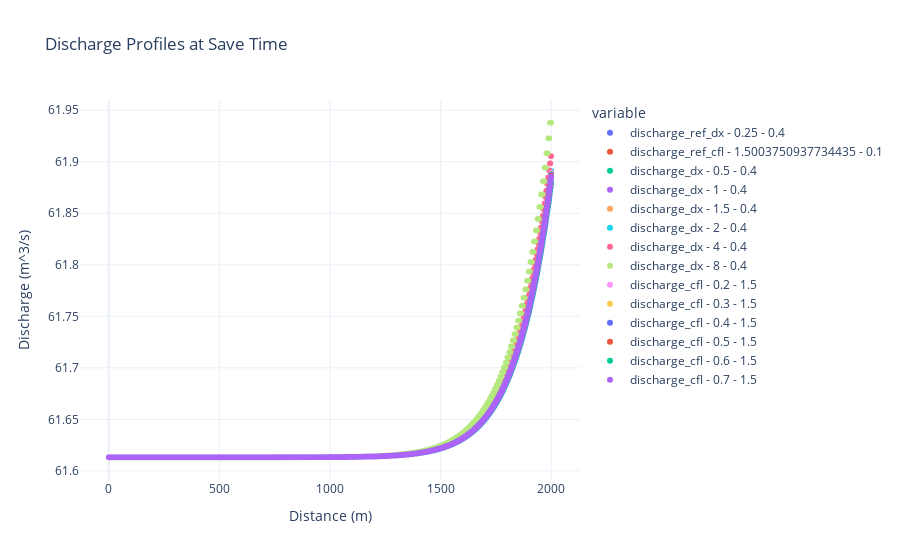
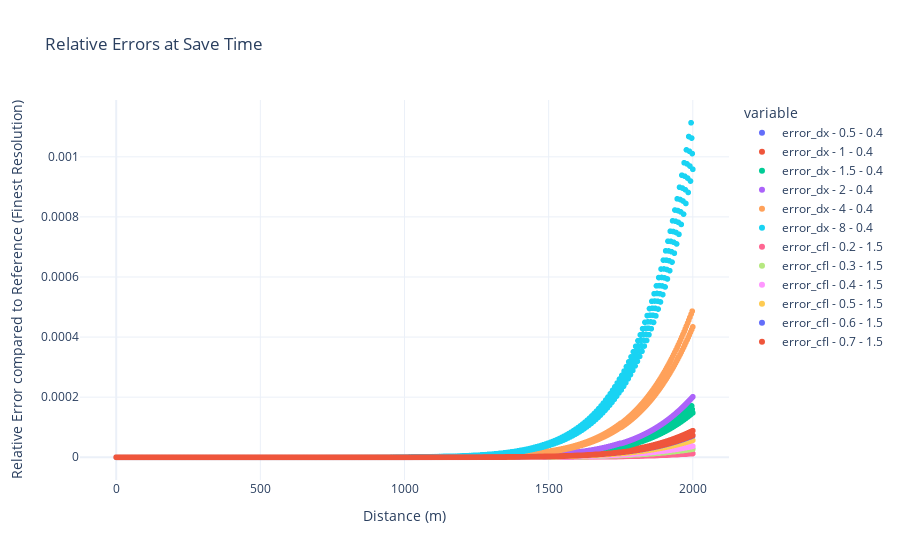

Write notebook code for charts like these, in order.
### Code cell
# Convergence
solver_params_tc1.t_end = 3600 * 2
river_params_tc1.length = 2000
solver_params_tc1.output_interval = solver_params_tc1.t_end
convergence_tc1: pd.DataFrame = convergence_test(river_params_tc1, 
                                                 solver_params_tc1, 
                                                 [0.25, 0.5, 1, 1.5, 2,4, 8], 
                                                 [0.1, 0.2, 0.3, 0.4, 0.5, 0.6, 0.7], 
                                                 solver_params_tc1.t_end / 2,
                                                 show_plots=True)

### Figure 1 — Plotly figure (JSON) as saved in the notebook; plotly's stock layout.template omitted (floating-point values rounded to 4 significant figures; data arrays with more than 128 entries replaced by an {"elided": "..."} marker saying what was removed)
{"data": [{"hovertemplate": "variable=discharge_ref_dx - 0.25 - 0.4<br>Distance (m)=%{x}<br>Discharge (m^3/s)=%{y}<extra></extra>", "legendgroup": "discharge_ref_dx - 0.25 - 0.4", "marker": {"color": "#636efa", "symbol": "circle"}, "mode": "markers", "name": "discharge_ref_dx - 0.25 - 0.4", "showlegend": true, "type": "scattergl", "x": {"elided": "1000 float values"}, "xaxis": "x", "y": {"elided": "1000 float values"}, "yaxis": "y"}, {"hovertemplate": "variable=discharge_ref_cfl - 1.5003750937734435 - 0.1<br>Distance (m)=%{x}<br>Discharge (m^3/s)=%{y}<extra></extra>", "legendgroup": "discharge_ref_cfl - 1.5003750937734435 - 0.1", "marker": {"color": "#EF553B", "symbol": "circle"}, "mode": "markers", "name": "discharge_ref_cfl - 1.5003750937734435 - 0.1", "showlegend": true, "type": "scattergl", "x": {"elided": "1000 float values"}, "xaxis": "x", "y": {"elided": "1000 float values"}, "yaxis": "y"}, {"hovertemplate": "variable=discharge_dx - 0.5 - 0.4<br>Distance (m)=%{x}<br>Discharge (m^3/s)=%{y}<extra></extra>", "legendgroup": "discharge_dx - 0.5 - 0.4", "marker": {"color": "#00cc96", "symbol": "circle"}, "mode": "markers", "name": "discharge_dx - 0.5 - 0.4", "showlegend": true, "type": "scattergl", "x": {"elided": "1000 float values"}, "xaxis": "x", "y": {"elided": "1000 float values"}, "yaxis": "y"}, {"hovertemplate": "variable=discharge_dx - 1 - 0.4<br>Distance (m)=%{x}<br>Discharge (m^3/s)=%{y}<extra></extra>", "legendgroup": "discharge_dx - 1 - 0.4", "marker": {"color": "#ab63fa", "symbol": "circle"}, "mode": "markers", "name": "discharge_dx - 1 - 0.4", "showlegend": true, "type": "scattergl", "x": {"elided": "1000 float values"}, "xaxis": "x", "y": {"elided": "1000 float values"}, "yaxis": "y"}, {"hovertemplate": "variable=discharge_dx - 1.5 - 0.4<br>Distance (m)=%{x}<br>Discharge (m^3/s)=%{y}<extra></extra>", "legendgroup": "discharge_dx - 1.5 - 0.4", "marker": {"color": "#FFA15A", "symbol": "circle"}, "mode": "markers", "name": "discharge_dx - 1.5 - 0.4", "showlegend": true, "type": "scattergl", "x": {"elided": "1000 float values"}, "xaxis": "x", "y": {"elided": "1000 float values"}, "yaxis": "y"}, {"hovertemplate": "variable=discharge_dx - 2 - 0.4<br>Distance (m)=%{x}<br>Discharge (m^3/s)=%{y}<extra></extra>", "legendgroup": "discharge_dx - 2 - 0.4", "marker": {"color": "#19d3f3", "symbol": "circle"}, "mode": "markers", "name": "discharge_dx - 2 - 0.4", "showlegend": true, "type": "scattergl", "x": {"elided": "1000 float values"}, "xaxis": "x", "y": {"elided": "1000 float values"}, "yaxis": "y"}, {"hovertemplate": "variable=discharge_dx - 4 - 0.4<br>Distance (m)=%{x}<br>Discharge (m^3/s)=%{y}<extra></extra>", "legendgroup": "discharge_dx - 4 - 0.4", "marker": {"color": "#FF6692", "symbol": "circle"}, "mode": "markers", "name": "discharge_dx - 4 - 0.4", "showlegend": true, "type": "scattergl", "x": {"elided": "1000 float values"}, "xaxis": "x", "y": {"elided": "1000 float values"}, "yaxis": "y"}, {"hovertemplate": "variable=discharge_dx - 8 - 0.4<br>Distance (m)=%{x}<br>Discharge (m^3/s)=%{y}<extra></extra>", "legendgroup": "discharge_dx - 8 - 0.4", "marker": {"color": "#B6E880", "symbol": "circle"}, "mode": "markers", "name": "discharge_dx - 8 - 0.4", "showlegend": true, "type": "scattergl", "x": {"elided": "1000 float values"}, "xaxis": "x", "y": {"elided": "1000 float values"}, "yaxis": "y"}, {"hovertemplate": "variable=discharge_cfl - 0.2 - 1.5<br>Distance (m)=%{x}<br>Discharge (m^3/s)=%{y}<extra></extra>", "legendgroup": "discharge_cfl - 0.2 - 1.5", "marker": {"color": "#FF97FF", "symbol": "circle"}, "mode": "markers", "name": "discharge_cfl - 0.2 - 1.5", "showlegend": true, "type": "scattergl", "x": {"elided": "1000 float values"}, "xaxis": "x", "y": {"elided": "1000 float values"}, "yaxis": "y"}, {"hovertemplate": "variable=discharge_cfl - 0.3 - 1.5<br>Distance (m)=%{x}<br>Discharge (m^3/s)=%{y}<extra></extra>", "legendgroup": "discharge_cfl - 0.3 - 1.5", "marker": {"color": "#FECB52", "symbol": "circle"}, "mode": "markers", "name": "discharge_cfl - 0.3 - 1.5", "showlegend": true, "type": "scattergl", "x": {"elided": "1000 float values"}, "xaxis": "x", "y": {"elided": "1000 float values"}, "yaxis": "y"}, {"hovertemplate": "variable=discharge_cfl - 0.4 - 1.5<br>Distance (m)=%{x}<br>Discharge (m^3/s)=%{y}<extra></extra>", "legendgroup": "discharge_cfl - 0.4 - 1.5", "marker": {"color": "#636efa", "symbol": "circle"}, "mode": "markers", "name": "discharge_cfl - 0.4 - 1.5", "showlegend": true, "type": "scattergl", "x": {"elided": "1000 float values"}, "xaxis": "x", "y": {"elided": "1000 float values"}, "yaxis": "y"}, {"hovertemplate": "variable=discharge_cfl - 0.5 - 1.5<br>Distance (m)=%{x}<br>Discharge (m^3/s)=%{y}<extra></extra>", "legendgroup": "discharge_cfl - 0.5 - 1.5", "marker": {"color": "#EF553B", "symbol": "circle"}, "mode": "markers", "name": "discharge_cfl - 0.5 - 1.5", "showlegend": true, "type": "scattergl", "x": {"elided": "1000 float values"}, "xaxis": "x", "y": {"elided": "1000 float values"}, "yaxis": "y"}, {"hovertemplate": "variable=discharge_cfl - 0.6 - 1.5<br>Distance (m)=%{x}<br>Discharge (m^3/s)=%{y}<extra></extra>", "legendgroup": "discharge_cfl - 0.6 - 1.5", "marker": {"color": "#00cc96", "symbol": "circle"}, "mode": "markers", "name": "discharge_cfl - 0.6 - 1.5", "showlegend": true, "type": "scattergl", "x": {"elided": "1000 float values"}, "xaxis": "x", "y": {"elided": "1000 float values"}, "yaxis": "y"}, {"hovertemplate": "variable=discharge_cfl - 0.7 - 1.5<br>Distance (m)=%{x}<br>Discharge (m^3/s)=%{y}<extra></extra>", "legendgroup": "discharge_cfl - 0.7 - 1.5", "marker": {"color": "#ab63fa", "symbol": "circle"}, "mode": "markers", "name": "discharge_cfl - 0.7 - 1.5", "showlegend": true, "type": "scattergl", "x": {"elided": "1000 float values"}, "xaxis": "x", "y": {"elided": "1000 float values"}, "yaxis": "y"}], "layout": {"legend": {"title": {"text": "variable"}, "tracegroupgap": 0}, "title": {"text": "Discharge Profiles at Save Time"}, "xaxis": {"anchor": "y", "domain": [0, 1], "title": {"text": "Distance (m)"}}, "yaxis": {"anchor": "x", "domain": [0, 1], "title": {"text": "Discharge (m^3/s)"}}}}

### Figure 2 — Plotly figure (JSON) as saved in the notebook; plotly's stock layout.template omitted (floating-point values rounded to 4 significant figures; data arrays with more than 128 entries replaced by an {"elided": "..."} marker saying what was removed)
{"data": [{"hovertemplate": "variable=error_dx - 0.5 - 0.4<br>Distance (m)=%{x}<br>Relative Error compared to Reference (Finest Resolution)=%{y}<extra></extra>", "legendgroup": "error_dx - 0.5 - 0.4", "marker": {"color": "#636efa", "symbol": "circle"}, "mode": "markers", "name": "error_dx - 0.5 - 0.4", "showlegend": true, "type": "scattergl", "x": {"elided": "1000 float values"}, "xaxis": "x", "y": {"elided": "1000 float values"}, "yaxis": "y"}, {"hovertemplate": "variable=error_dx - 1 - 0.4<br>Distance (m)=%{x}<br>Relative Error compared to Reference (Finest Resolution)=%{y}<extra></extra>", "legendgroup": "error_dx - 1 - 0.4", "marker": {"color": "#EF553B", "symbol": "circle"}, "mode": "markers", "name": "error_dx - 1 - 0.4", "showlegend": true, "type": "scattergl", "x": {"elided": "1000 float values"}, "xaxis": "x", "y": {"elided": "1000 float values"}, "yaxis": "y"}, {"hovertemplate": "variable=error_dx - 1.5 - 0.4<br>Distance (m)=%{x}<br>Relative Error compared to Reference (Finest Resolution)=%{y}<extra></extra>", "legendgroup": "error_dx - 1.5 - 0.4", "marker": {"color": "#00cc96", "symbol": "circle"}, "mode": "markers", "name": "error_dx - 1.5 - 0.4", "showlegend": true, "type": "scattergl", "x": {"elided": "1000 float values"}, "xaxis": "x", "y": {"elided": "1000 float values"}, "yaxis": "y"}, {"hovertemplate": "variable=error_dx - 2 - 0.4<br>Distance (m)=%{x}<br>Relative Error compared to Reference (Finest Resolution)=%{y}<extra></extra>", "legendgroup": "error_dx - 2 - 0.4", "marker": {"color": "#ab63fa", "symbol": "circle"}, "mode": "markers", "name": "error_dx - 2 - 0.4", "showlegend": true, "type": "scattergl", "x": {"elided": "1000 float values"}, "xaxis": "x", "y": {"elided": "1000 float values"}, "yaxis": "y"}, {"hovertemplate": "variable=error_dx - 4 - 0.4<br>Distance (m)=%{x}<br>Relative Error compared to Reference (Finest Resolution)=%{y}<extra></extra>", "legendgroup": "error_dx - 4 - 0.4", "marker": {"color": "#FFA15A", "symbol": "circle"}, "mode": "markers", "name": "error_dx - 4 - 0.4", "showlegend": true, "type": "scattergl", "x": {"elided": "1000 float values"}, "xaxis": "x", "y": {"elided": "1000 float values"}, "yaxis": "y"}, {"hovertemplate": "variable=error_dx - 8 - 0.4<br>Distance (m)=%{x}<br>Relative Error compared to Reference (Finest Resolution)=%{y}<extra></extra>", "legendgroup": "error_dx - 8 - 0.4", "marker": {"color": "#19d3f3", "symbol": "circle"}, "mode": "markers", "name": "error_dx - 8 - 0.4", "showlegend": true, "type": "scattergl", "x": {"elided": "1000 float values"}, "xaxis": "x", "y": {"elided": "1000 float values"}, "yaxis": "y"}, {"hovertemplate": "variable=error_cfl - 0.2 - 1.5<br>Distance (m)=%{x}<br>Relative Error compared to Reference (Finest Resolution)=%{y}<extra></extra>", "legendgroup": "error_cfl - 0.2 - 1.5", "marker": {"color": "#FF6692", "symbol": "circle"}, "mode": "markers", "name": "error_cfl - 0.2 - 1.5", "showlegend": true, "type": "scattergl", "x": {"elided": "1000 float values"}, "xaxis": "x", "y": {"elided": "1000 float values"}, "yaxis": "y"}, {"hovertemplate": "variable=error_cfl - 0.3 - 1.5<br>Distance (m)=%{x}<br>Relative Error compared to Reference (Finest Resolution)=%{y}<extra></extra>", "legendgroup": "error_cfl - 0.3 - 1.5", "marker": {"color": "#B6E880", "symbol": "circle"}, "mode": "markers", "name": "error_cfl - 0.3 - 1.5", "showlegend": true, "type": "scattergl", "x": {"elided": "1000 float values"}, "xaxis": "x", "y": {"elided": "1000 float values"}, "yaxis": "y"}, {"hovertemplate": "variable=error_cfl - 0.4 - 1.5<br>Distance (m)=%{x}<br>Relative Error compared to Reference (Finest Resolution)=%{y}<extra></extra>", "legendgroup": "error_cfl - 0.4 - 1.5", "marker": {"color": "#FF97FF", "symbol": "circle"}, "mode": "markers", "name": "error_cfl - 0.4 - 1.5", "showlegend": true, "type": "scattergl", "x": {"elided": "1000 float values"}, "xaxis": "x", "y": {"elided": "1000 float values"}, "yaxis": "y"}, {"hovertemplate": "variable=error_cfl - 0.5 - 1.5<br>Distance (m)=%{x}<br>Relative Error compared to Reference (Finest Resolution)=%{y}<extra></extra>", "legendgroup": "error_cfl - 0.5 - 1.5", "marker": {"color": "#FECB52", "symbol": "circle"}, "mode": "markers", "name": "error_cfl - 0.5 - 1.5", "showlegend": true, "type": "scattergl", "x": {"elided": "1000 float values"}, "xaxis": "x", "y": {"elided": "1000 float values"}, "yaxis": "y"}, {"hovertemplate": "variable=error_cfl - 0.6 - 1.5<br>Distance (m)=%{x}<br>Relative Error compared to Reference (Finest Resolution)=%{y}<extra></extra>", "legendgroup": "error_cfl - 0.6 - 1.5", "marker": {"color": "#636efa", "symbol": "circle"}, "mode": "markers", "name": "error_cfl - 0.6 - 1.5", "showlegend": true, "type": "scattergl", "x": {"elided": "1000 float values"}, "xaxis": "x", "y": {"elided": "1000 float values"}, "yaxis": "y"}, {"hovertemplate": "variable=error_cfl - 0.7 - 1.5<br>Distance (m)=%{x}<br>Relative Error compared to Reference (Finest Resolution)=%{y}<extra></extra>", "legendgroup": "error_cfl - 0.7 - 1.5", "marker": {"color": "#EF553B", "symbol": "circle"}, "mode": "markers", "name": "error_cfl - 0.7 - 1.5", "showlegend": true, "type": "scattergl", "x": {"elided": "1000 float values"}, "xaxis": "x", "y": {"elided": "1000 float values"}, "yaxis": "y"}], "layout": {"legend": {"title": {"text": "variable"}, "tracegroupgap": 0}, "title": {"text": "Relative Errors at Save Time"}, "xaxis": {"anchor": "y", "domain": [0, 1], "title": {"text": "Distance (m)"}}, "yaxis": {"anchor": "x", "domain": [0, 1], "title": {"text": "Relative Error compared to Reference (Finest Resolution)"}}}}
